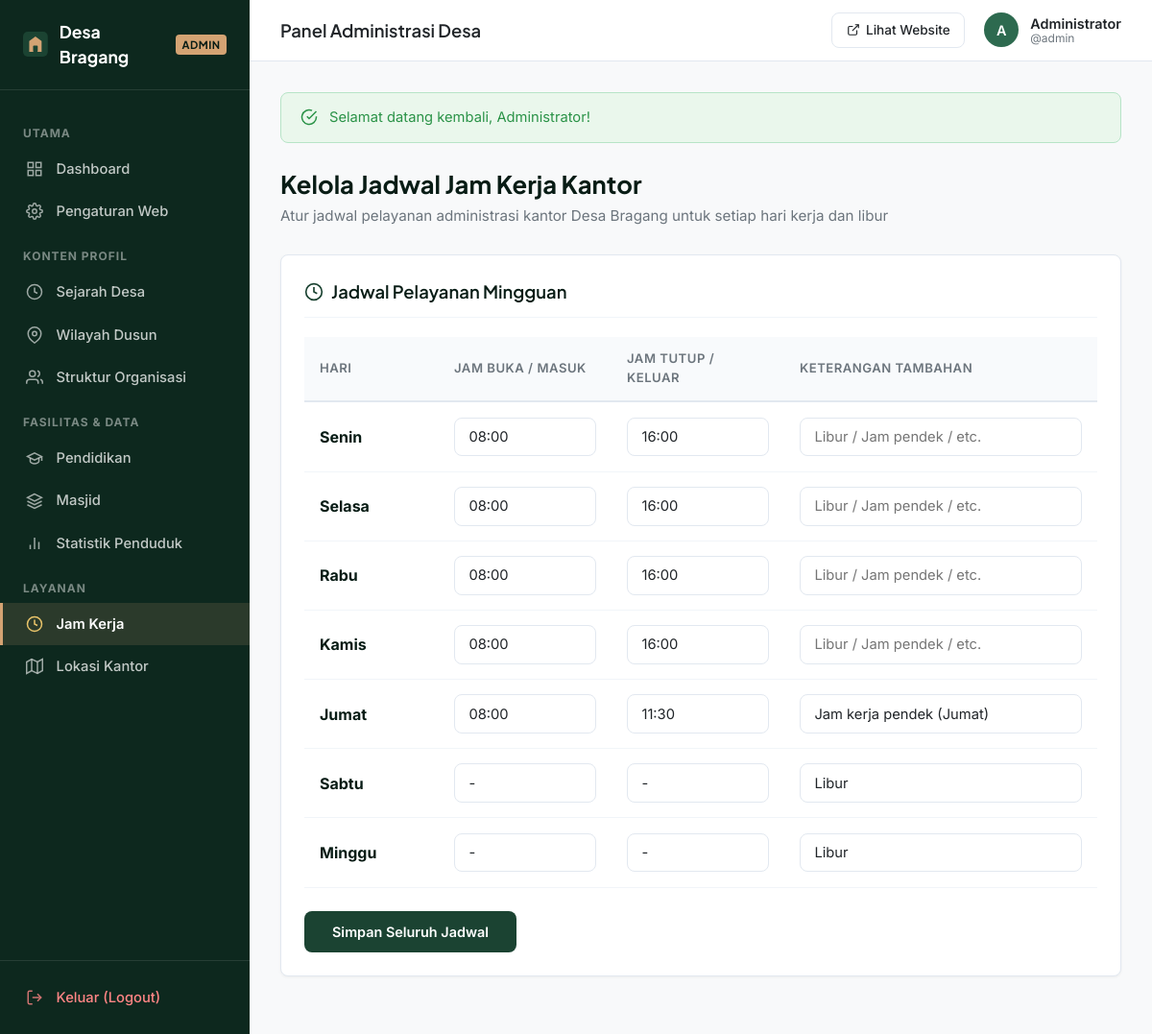
The app's page /admin/jam-kerja.php (signed in) with its own data.
### tables this page shows
CREATE TABLE IF NOT EXISTS `jam_kerja` (
    `id` INT AUTO_INCREMENT PRIMARY KEY,
    `hari` VARCHAR(50) NOT NULL,
    `jam_masuk` VARCHAR(20) NOT NULL,
    `jam_keluar` VARCHAR(20) NOT NULL,
    `keterangan` TEXT DEFAULT NULL
);

### includes/helpers.php (called while the page is built, shortened)
<?php
function e($str) {
    return htmlspecialchars($str ?? '', ENT_QUOTES, 'UTF-8');
}

### admin/jam-kerja.php (the view, shortened to what this page needs)
<?php
require_once __DIR__ . '/includes/admin_header.php';
$db = getDB();
$jamList = $db->query('SELECT * FROM jam_kerja ORDER BY id ASC')->fetchAll();
?>
<div class="page-header-admin">
    <div>
        <h1>Kelola Jadwal Jam Kerja Kantor</h1>
        <p>Atur jadwal pelayanan administrasi kantor Desa Bragang untuk setiap hari kerja dan libur</p>
    </div>
</div>
<div class="card">
    <div class="card-title">
        <svg width="20" height="20" viewBox="0 0 24 24" fill="none" stroke="#1B4332" stroke-width="2"><circle cx="12" cy="12" r="10"/><polyline points="12 6 12 12 16 14"/></svg>
        Jadwal Pelayanan Mingguan
    </div>
    <form method="POST" action="">
        <div class="table-responsive">
            <table class="admin-table">
                <thead>
                    <tr>
                        <th style="width: 140px;">Hari</th>
                        <th style="width: 180px;">Jam Buka / Masuk</th>
                        <th style="width: 180px;">Jam Tutup / Keluar</th>
                        <th>Keterangan Tambahan</th>
                    </tr>
                </thead>
                <tbody>
                    <?php foreach ($jamList as $j): ?>
                    <tr>
                        <td>
                            <strong style="color: var(--primary-dark); font-size: 1rem;"><?= e($j['hari']) ?></strong>
                        </td>
                        <td>
                            <input type="text" name="days[<?= $j['id'] ?>][jam_masuk]" class="form-control" value="<?= e($j['jam_masuk']) ?>" placeholder="08:00 atau -">
                        </td>
                        <td>
                            <input type="text" name="days[<?= $j['id'] ?>][jam_keluar]" class="form-control" value="<?= e($j['jam_keluar']) ?>" placeholder="16:00 atau -">
                        </td>
                        <td>
                            <input type="text" name="days[<?= $j['id'] ?>][keterangan]" class="form-control" value="<?= e($j['keterangan'] ?? '') ?>" placeholder="Libur / Jam pendek / etc.">
                        </td>
                    </tr>
                    <?php endforeach; ?>
                </tbody>
            </table>
        </div>
        <div style="margin-top: 1.5rem;">
            <button type="submit" class="btn btn-primary" style="padding: 0.75rem 1.75rem;">
                Simpan Seluruh Jadwal
            </button>
        </div>
    </form>
</div>
<?php require_once __DIR__ . '/includes/admin_footer.php'; ?>

### assets/css/admin.css (style rules this page uses)
:root { --primary: #1B4332; --primary-light: #2D6A4F; --primary-dark: #081C15; --accent: #D4A373; --accent-light: #E9C46A; --accent-soft: #FAF3E0; --bg-cream: #FEFAE0; --bg-white: #FFFFFF; --bg-gray: #F8F9FA; --bg-sidebar: #0D281E; --text-dark: #212529; --text-muted: #6C757D; --border-color: #E2E8F0; --border-light: #F1F5F9; --danger: #C1121F; --danger-light: #FDF0ED; --success: #2B9348; --success-light: #EAF7EC; --info: #0077B6; --info-light: #E0F2FE; --font-heading: 'Plus Jakarta Sans', -apple-system, BlinkMacSystemFont, sans-serif; --font-body: 'Inter', -apple-system, BlinkMacSystemFont, sans-serif; --radius-sm: 4px; --radius: 8px; --radius-lg: 12px; --shadow-sm: 0 1px 3px rgba(0, 0, 0, 0.05); --shadow: 0 4px 6px -1px rgba(0, 0, 0, 0.07); --sidebar-width: 260px; --header-height: 64px; }
*, *::before, *::after { box-sizing: border-box; margin: 0; padding: 0; }
body { font-family: var(--font-body); font-size: 15px; line-height: 1.5; color: var(--text-dark); background-color: var(--bg-gray); min-height: 100vh; }
.page-header-admin { display: flex; justify-content: space-between; align-items: center; margin-bottom: 1.75rem; flex-wrap: wrap; gap: 1rem; }
.page-header-admin h1 { font-family: var(--font-heading); font-size: 1.6rem; color: var(--primary-dark); font-weight: 700; }
.page-header-admin p { color: var(--text-muted); font-size: 0.95rem; margin-top: 0.2rem; }
.card { background: var(--bg-white); border: 1px solid var(--border-color); border-radius: var(--radius); padding: 1.5rem; margin-bottom: 1.75rem; box-shadow: var(--shadow-sm); }
.card-title { font-family: var(--font-heading); font-size: 1.15rem; font-weight: 600; color: var(--primary-dark); margin-bottom: 1.25rem; display: flex; align-items: center; gap: 0.5rem; border-bottom: 1px solid var(--border-light); padding-bottom: 0.75rem; }
.table-responsive { overflow-x: auto; width: 100%; }
.admin-table { width: 100%; border-collapse: collapse; font-size: 0.92rem; text-align: left; }
.admin-table th { background: #F8FAFC; color: var(--text-muted); font-weight: 600; padding: 0.85rem 1rem; border-bottom: 2px solid var(--border-color); font-size: 0.82rem; text-transform: uppercase; letter-spacing: 0.5px; }
.admin-table td { padding: 0.95rem 1rem; border-bottom: 1px solid var(--border-light); vertical-align: middle; }
.btn { display: inline-flex; align-items: center; justify-content: center; gap: 0.4rem; font-family: var(--font-body); font-size: 0.9rem; font-weight: 600; padding: 0.6rem 1.15rem; border-radius: var(--radius); border: 1px solid transparent; cursor: pointer; text-decoration: none; transition: all 0.2s ease; }
.btn-primary { background: var(--primary); color: #FFFFFF; }
.form-control { width: 100%; padding: 0.65rem 0.9rem; font-family: var(--font-body); font-size: 0.92rem; border: 1px solid var(--border-color); border-radius: var(--radius); background: var(--bg-white); color: var(--text-dark); transition: border-color 0.2s; }

### records on screen
jam_kerja: hari "Senin", jam_masuk "08:00", jam_keluar "16:00"
jam_kerja: hari "Selasa", jam_masuk "08:00", jam_keluar "16:00"
jam_kerja: hari "Rabu", jam_masuk "08:00", jam_keluar "16:00"
jam_kerja: hari "Kamis", jam_masuk "08:00", jam_keluar "16:00"
jam_kerja: hari "Jumat", jam_masuk "08:00", jam_keluar "11:30", keterangan "Jam kerja pendek (Jumat)"
jam_kerja: hari "Sabtu", jam_masuk "-", jam_keluar "-", keterangan "Libur"
jam_kerja: hari "Minggu", jam_masuk "-", jam_keluar "-", keterangan "Libur"

### other values on screen
$siteName "Desa Bragang"
substr($currentUser['nama'] ?? 'A', 0, 1) "A"
$currentUser['nama'] "Administrator"
$currentUser['username'] "admin"
$flash['message'] "Selamat datang kembali, Administrator!"
